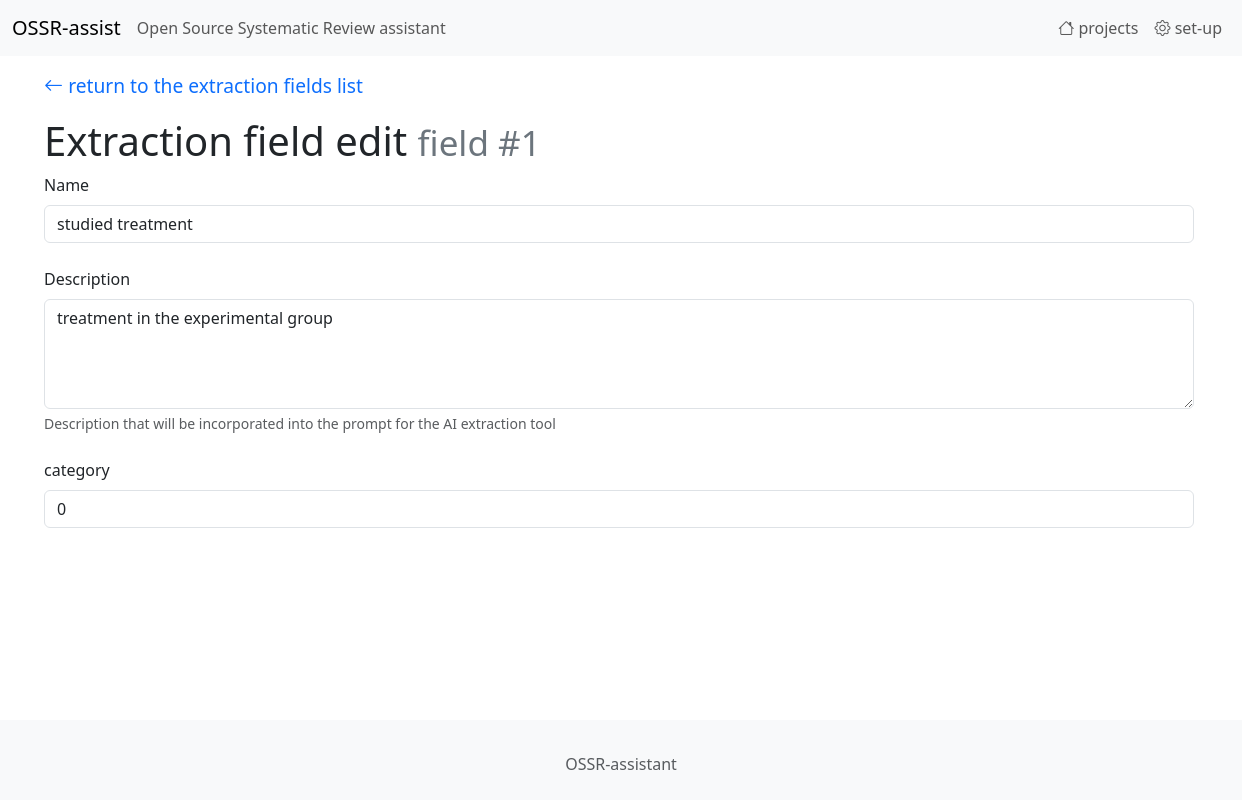
/extraction_field/edit/1/1, run on the app's committed database.
### tables this page shows
CREATE TABLE "study_fields"
(
    id          integer
        constraint study_fields_pk
            primary key autoincrement,
    name        TEXT,
    project     integer,
    description TEXT,
    category    integer default 0,
    sort_order  integer default 0
);

### app.py (the view)
@app.route("/extraction_field/edit/<int:field_id>/<int:project_id>")
def endpoint_extraction_field_edit(field_id, project_id):
    return extraction_field_edit(field_id, project_id)

### extraction_fields.py (called while the page is built)
def extraction_field_edit(field_id, project_id):
    sql = "SELECT * FROM study_fields WHERE id=?"
    field_data = sql_select_fetchone(sql, (field_id,))
    return render_template('extraction_field_edit.html', field_id=field_id, field_data=field_data, project_id=project_id)

### utils.py (called while the page is built)
def get_db_connection():
    conn = sqlite3.connect(DB_PATH)
    conn.row_factory = sqlite3.Row
    return conn

def sql_select_fetchone(sql, parameters):
    with get_db_connection() as con:
        cur = con.cursor()
        res = cur.execute(sql, parameters)
        r = res.fetchone()
        cur.close()
    return r

### templates/extraction_field_edit.html (shortened to what this page needs)
{% extends 'base.html' %}
{%  block content %}
        <p class="mt-3 mb-3">
            <a href="/project/update_fields/{{ project_id }}" class="return_arrow">
                <i class="bi bi-arrow-left"></i> return to the extraction fields list
            </a>
        </p>
    <h1>Extraction field edit <small class="text-secondary">field #{{ field_id }}</small></h1>
        <form>
            <div class="mb-4">
                <label for="name" class="form-label">Name</label>
                <input type="text" class="form-control" id="name" name="name"
                       value="{{ field_data['name'] }}" hx-post="/extraction_field/modif/{{ field_id }}/name"
                       hx-trigger="change" hx-target="#name_info" hx-swap="innerHTML"/>
            </div>
            <div class="mb-4">
                <label for="description" class="form-label">Description</label>
                <textarea rows="4" class="form-control" id="description" name="description"
                          hx-post="/extraction_field/modif/{{ field_id }}/description"
                          hx-trigger="change" hx-target="#description_info"
                          hx-swap="innerHTML">{{ field_data['description'] }}</textarea>
                <div id="description_info" class="form-text">
                    Description that will be incorporated into the prompt for the AI extraction tool
                </div>
            </div>
            <div class="mb-4">
                <label for="category" class="form-label">category</label>
                <input type="text" class="form-control" id="category" name="category"
                       value="{{ field_data['category'] }}" hx-post="/extraction_field/modif/{{ field_id }}/category"
                       hx-trigger="change" hx-target="#category_info" hx-swap="innerHTML"/>
            </div>
        </form>
{%  endblock %}

### static/ccs1.css (style rules this page uses)
a { text-decoration: none; }
.return_arrow { font-size: 1.2em; text-decoration: none; }

### data on the page
study_fields: name "studied treatment", description "treatment in the experimental group", category "0"

### other printed values
{{ field_id }} "1"
